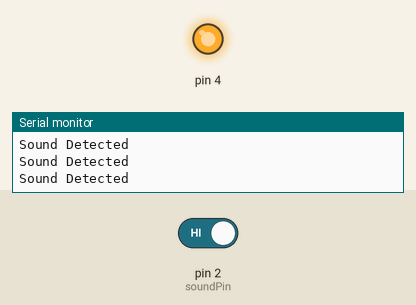
A sketch run on a simulated Arduino Uno, built with avr-gcc and run on an emulated ATmega328P. Parts: output pins drawn as LEDs (lit = HIGH), the last lines printed to the serial monitor. Inputs (shaded band) come from the test bench; at power-on: pin 2 (soundPin) HIGH.

Above: at 1.2 s.
1.3 s: pin 2 (soundPin) driven LOW
At 1.7 s:
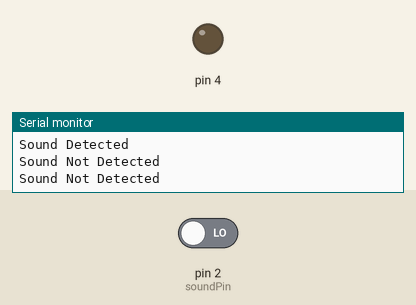
2.9 s: pin 2 (soundPin) driven HIGH
At 4.2 s:
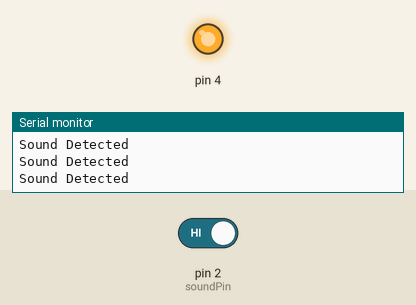
Timing chart, 0 to 5.9 s (numbered marks = the images above; inputs shaded):
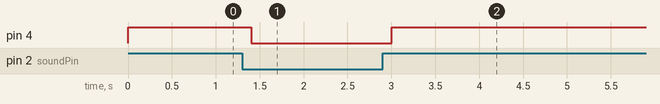

The sketch:

lm393.ino
```cpp
int soundPin = 2;

void setup() {
  pinMode(soundPin, INPUT);
  pinMode(4, OUTPUT);
  Serial.begin(9600);
}

void loop() {
  int sound = digitalRead(soundPin);
  if(sound == LOW) {
    Serial.println("Sound Not Detected");
    digitalWrite(4,LOW);
  } else {
    Serial.println("Sound Detected");
    digitalWrite(4,HIGH);
  }

  delay(200);
}
```

Measured:
- after the input at 1.3 s, pin 4: HIGH → LOW after 0.10 s
- after the input at 2.9 s, pin 4: LOW → HIGH after 0.10 s
